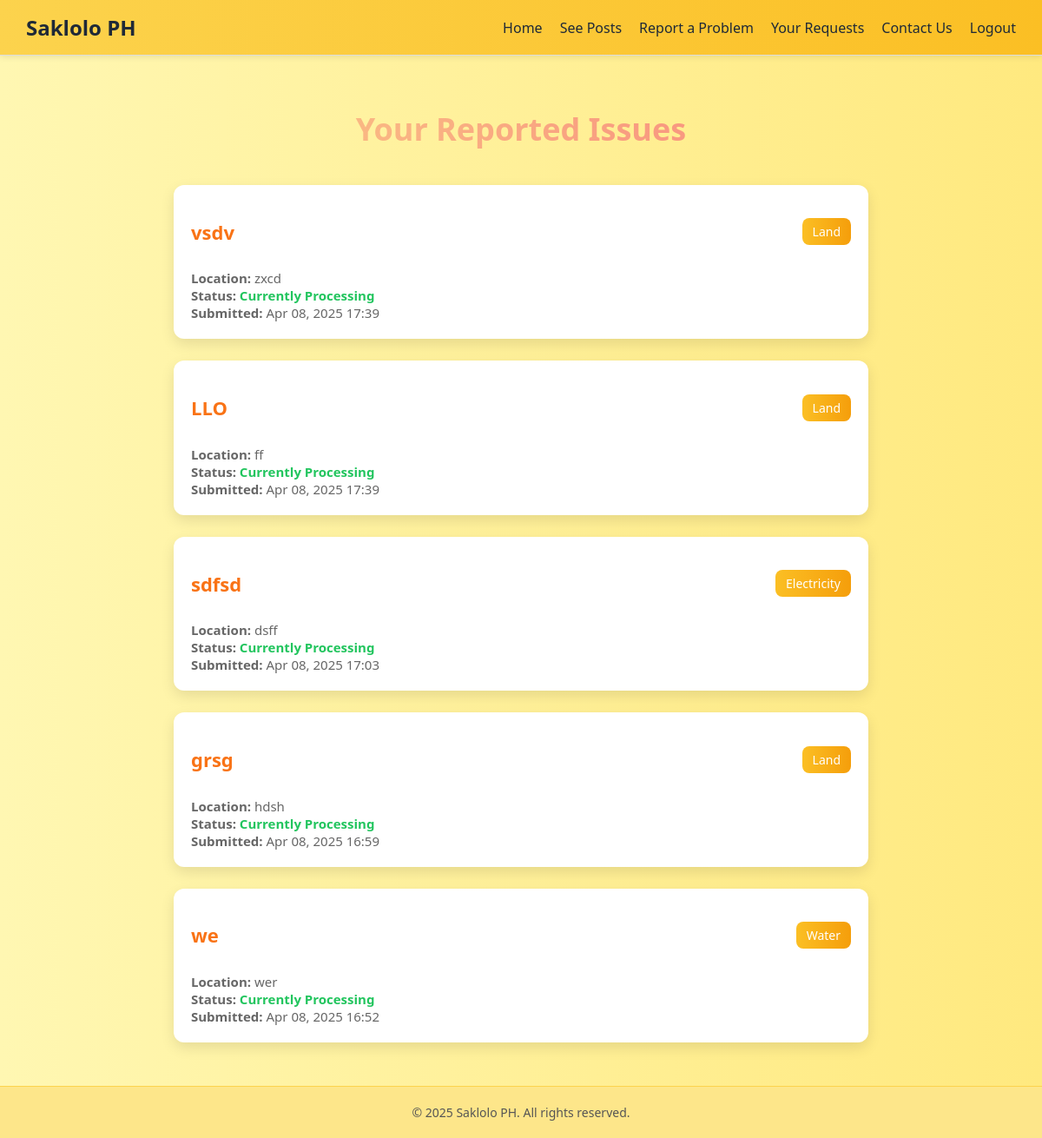
Before: /requests/ (signed in) with the older database file.
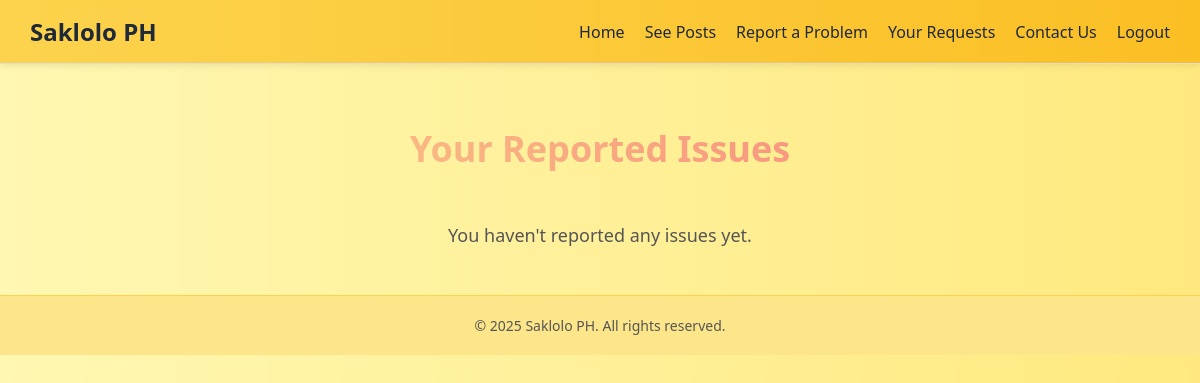
After: the same page with the newer database file.
### report/models.py (models this page shows, shortened)
class Post(models.Model):
    user = models.ForeignKey(User, on_delete=models.CASCADE)
    title = models.CharField(max_length=255)
    category = models.CharField(max_length=20, choices=CATEGORY_CHOICES)
    location = models.CharField(max_length=255)
    date = models.DateTimeField(auto_now_add=True)
    description = models.TextField()
    upvotes = models.IntegerField(default=0)
    downvotes = models.IntegerField(default=0)
    def get_absolute_url(self):
        return reverse('report:post_detail', args=[str(self.pk)])

### report/views.py (the view)
# urls.py: path('requests/', views.request_view, name='requests'),
@login_required
def request_view(request):
    user_posts = Post.objects.filter(user=request.user).order_by('-date')
    return render(request, 'requests.html', {'posts': user_posts})

### templates/requests.html (shortened to what this page needs)
{% extends 'base.html' %}
{% load static %}
{% block content %}
<h2 class="page-title">Your Reported Issues</h2>
{% if posts %}
    <ul class="post-list">
        {% for post in posts %}
            <li class="post-item">
                <div class="post-header">
                    <h3><a href="{{ post.get_absolute_url }}" class="post-title">{{ post.title }}</a></h3>
                    <span class="category">{{ post.category }}</span>
                </div>
                <div class="post-meta">
                    <strong>Location:</strong> {{ post.location }}<br>
                    <strong>Status:</strong> <span class="status">Currently Processing</span><br>
                    <strong>Submitted:</strong> {{ post.date|date:"M d, Y H:i" }}
                </div>
            </li>
        {% endfor %}
    </ul>
{% else %}
    <p class="empty-message">You haven't reported any issues yet.</p>
{% endif %}
{% endblock %}

Changed rows visible on the page:
removed Post: title "vsdv", category "Land", location "zxcd", date "Apr 08, 2025 17:39"
removed Post: title "LLO", category "Land", location "ff", date "Apr 08, 2025 17:39"
removed Post: title "sdfsd", category "Electricity", location "dsff", date "Apr 08, 2025 17:03"
removed Post: title "grsg", category "Land", location "hdsh", date "Apr 08, 2025 16:59"
removed Post: title "we", category "Water", location "wer", date "Apr 08, 2025 16:52"
Other visible differences:
text now shown: "You haven't reported any issues yet."
